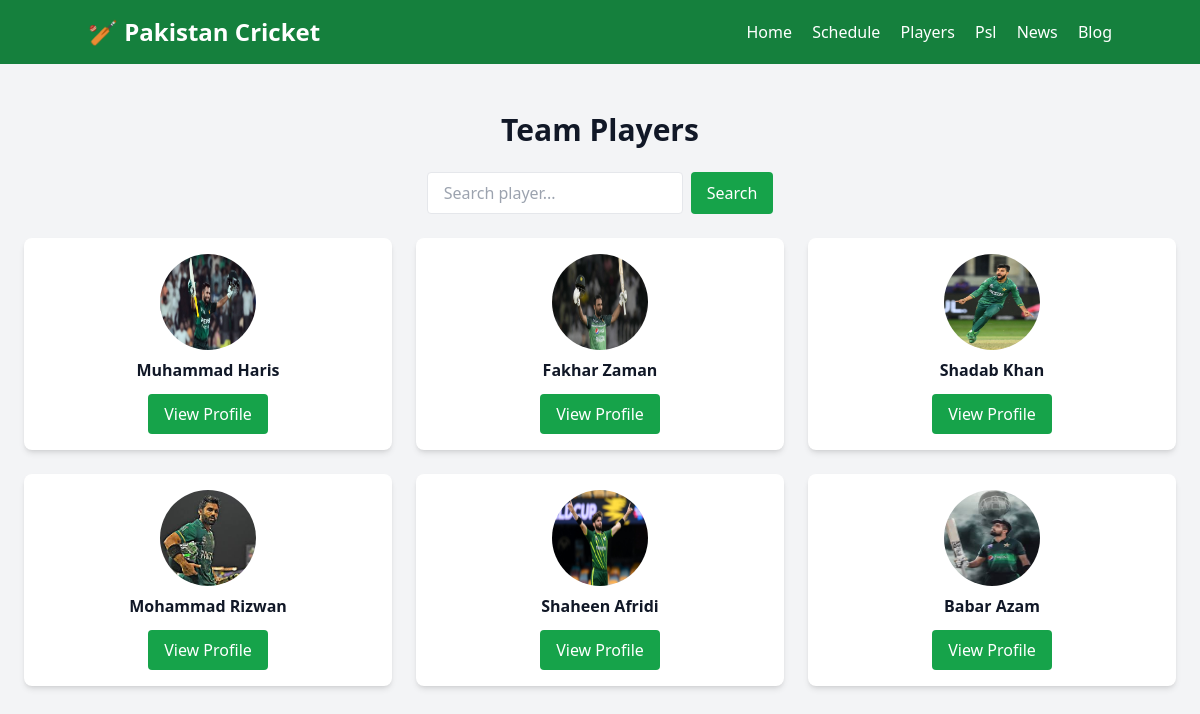
Page /players.php on the committed database.
### tables this page shows
CREATE TABLE `players` (
  `id` int(11) NOT NULL,
  `name` varchar(100) NOT NULL,
  `image` varchar(255) NOT NULL,
  `matches` int(11) DEFAULT 0,
  `runs` int(11) DEFAULT 0,
  `nationality` varchar(100) NOT NULL,
  `role` varchar(50) DEFAULT NULL,
  `team` varchar(100) DEFAULT NULL,
  `featured` tinyint(1) DEFAULT 0,
  `star_player` tinyint(1) DEFAULT 0,
  `born` varchar(100) DEFAULT NULL,
  `major_teams` varchar(255) DEFAULT NULL,
  `batting_style` varchar(100) DEFAULT NULL,
  `bowling_style` varchar(100) DEFAULT NULL,
  `overview` text DEFAULT NULL
);

### players.php (the view, shortened to what this page needs)
<?php
include 'admin/db.php';
$result = $conn->query("SELECT * FROM players ORDER BY id DESC LIMIT 6");
?>
<!DOCTYPE html>
<html lang="en">
<head>
  <script src="https://cdn.tailwindcss.com"></script>
</head>
<body class="bg-gray-100 text-gray-900">
<header class="sticky top-0 bg-green-700 text-white p-4">
  <div class="container mx-auto flex justify-between items-center">
    <h1 class="text-2xl font-bold">🏏 Pakistan Cricket</h1>
    <nav class="space-x-4">
      <a href="home.php" class="hover:underline">Home</a>
      <a href="schedule.php" class="hover:underline">Schedule</a>
      <a href="players.php" class="hover:underline ">Players</a>
      <a href="psl.php" class="hover:underline">Psl</a>
      <a href="news.php" class="hover:underline">News</a>
      <a href="admin/blog.php" class="hover:underline">Blog</a>
    </nav>
  </div>
</header>
<section class="py-12 px-4">
  <h2 class="text-3xl font-bold text-center mb-6">Team Players</h2>
  <form id="searchForm" class="flex justify-center mb-6">
    <input
      type="text"
      id="searchInput"
      name="query"
      placeholder="Search player..."
      class="border px-4 py-2 rounded w-64"
    />
    <button type="submit" class="ml-2 bg-green-600 text-white px-4 py-2 rounded">
      Search
    </button>
  </form>
  <div id="playerCards" class="grid md:grid-cols-3 gap-6 max-w-6xl mx-auto">
    <?php while ($row = $result->fetch_assoc()): ?>
      <div class="bg-white shadow-md rounded-lg p-4 text-center">
        <img src="images/<?= htmlspecialchars($row['image']) ?>" class="w-24 h-24 mx-auto rounded-full mb-2" alt="<?= htmlspecialchars($row['name']) ?>">
        <h3 class="font-semibold"><?= htmlspecialchars($row['name']) ?></h3>
        <a href="player_profile.php?id=<?= $row['id'] ?>" class="mt-3 inline-block bg-green-600 text-white px-4 py-2 rounded hover:bg-green-700 transition">
          View Profile
        </a>
      </div>
    <?php endwhile; ?>
  </div>
</section>
</body>
</html>

### rows in the picture
players: image (picture), name "Muhammad Haris"
players: image (picture), name "Fakhar Zaman"
players: image (picture), name "Shadab Khan"
players: image (picture), name "Mohammad Rizwan"
players: image (picture), name "Shaheen Afridi"
players: image (picture), name "Babar Azam"
